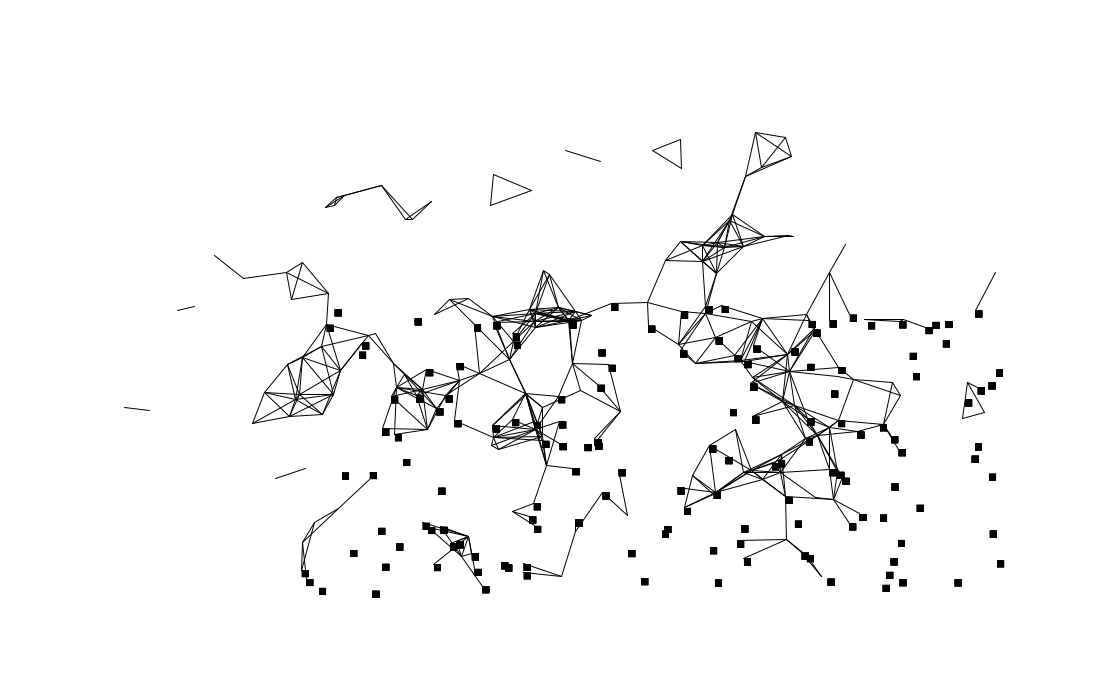
Frame 1 (no input)
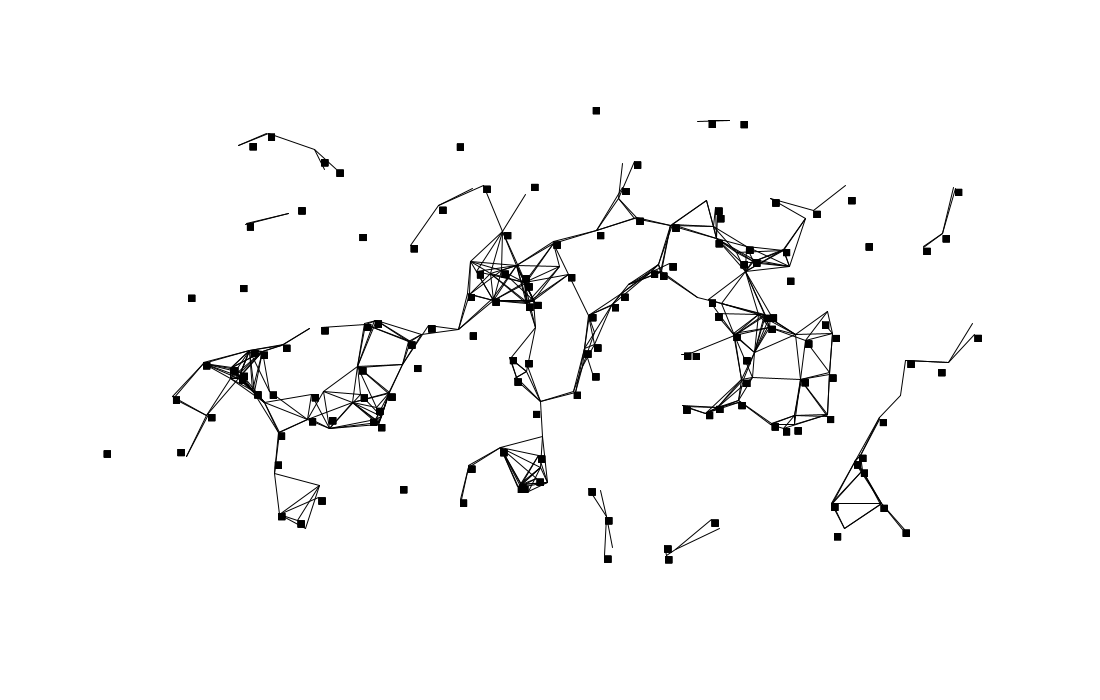
Frame 60 (the mouse pressed at the canvas centre just before this capture)
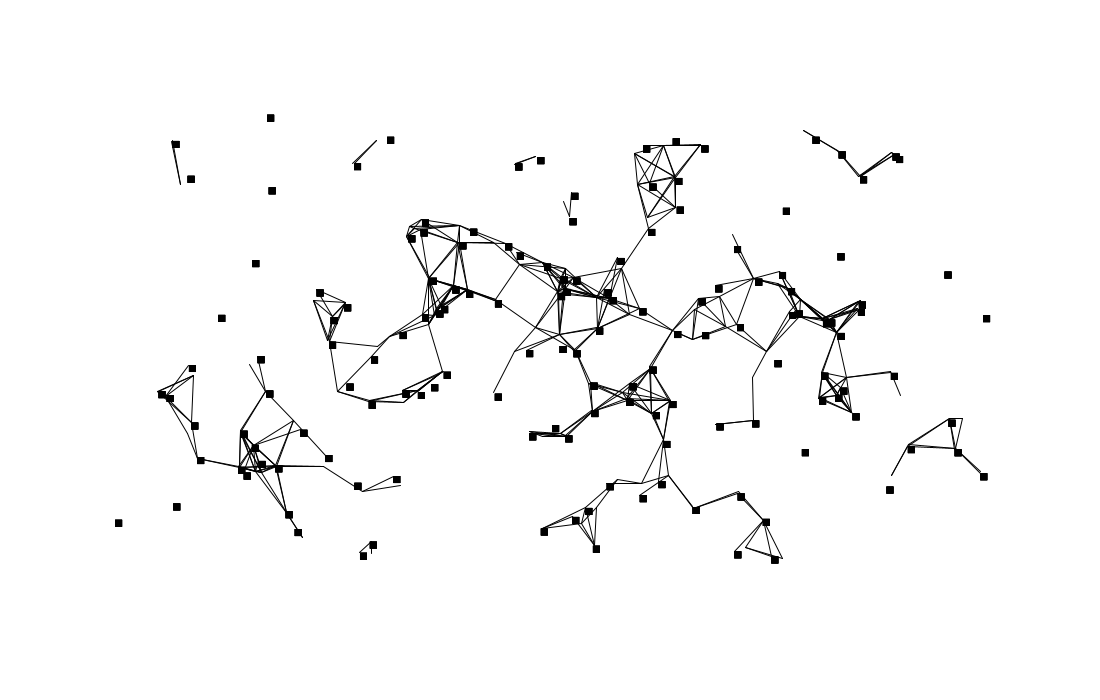
Frame 120 (the mouse held since frame 60 and released just before this capture)

The Processing sketch that drew these frames (run headless with seeded random() and noise(); from frame 60 on, the mouse is pressed at the canvas centre):

// Processing sketch: Sketch_09
// ── Sketch_09.pde
int num = 150; 
int edge = 200; 

ArrayList ballCollection;

boolean save = false; 

void setup() {
  size(1100, 700);
  ballCollection = new ArrayList(); 
  initialize(); 
}

void draw() {
  background(255, 255, 255); 

  for (int i=5; i<ballCollection.size(); i++) { 
    ArrayList ball = (ArrayList) ballCollection.get(i); 
    
    display(ball);
    move(ball); 
    lineBetween(ball); 
  }
}


void mouseReleased() { 
  initialize(); 
}

void initialize() {
  ballCollection.clear(); 

  for (int i=0; i<num; i++) { 
    PVector org = new PVector(random(edge, width-edge), random(edge, height-edge));  
    Float radius = random(100, 100); 
    PVector loc = new PVector(org.x+radius, org.y+radius);

    Float offset = random(TWO_PI); 
    
    Integer dir = 7; 
    if (random (1)>.5) dir =1;

    Float theta = 0.1; 

    ArrayList ball = new ArrayList();
  ball.add(org);
    ball.add(loc); 
    ball.add(radius); 
    ball.add(dir);   
    ball.add(offset);
    ball.add(theta);
    
    ballCollection.add(ball);  
  }
}


void move(ArrayList ball) {
  PVector org = (PVector) ball.get(0);
  PVector loc = (PVector) ball.get(1);
  Float radius = (Float) ball.get(2);
  Integer dir = (Integer) ball.get(3); 
  Float offset = (Float) ball.get(4);
  Float theta = (Float) ball.get(5);


  loc.x = org.x + sin(theta+offset)*radius;
  loc.y = org.y + cos(theta+offset)*radius; 
  theta += (0.05/3*dir); 
  
  ball.add(5,theta); 
}

void lineBetween(ArrayList ball) { 
  int dist = 50;
  
  for (int i=0; i<ballCollection.size(); i++) { 
    ArrayList other = (ArrayList) ballCollection.get(i); 
    
    PVector loc = (PVector) ball.get(1);    
    PVector loc2 = (PVector) other.get(1);  

    float distance = loc.dist(loc2); 
    
    if (distance >0 && distance < dist) { 
      stroke (0, 0, 0);
      line (loc.x, loc.y, loc2.x, loc2.y); 
    }
  }
}

void display(ArrayList ball) {
  PVector loc = (PVector) ball.get(1); 

  noStroke();
  for (int i=0; i<5; i++) {
    fill(0, 0, 0);
    square (loc.x, loc.y, 7); 
  }
}
